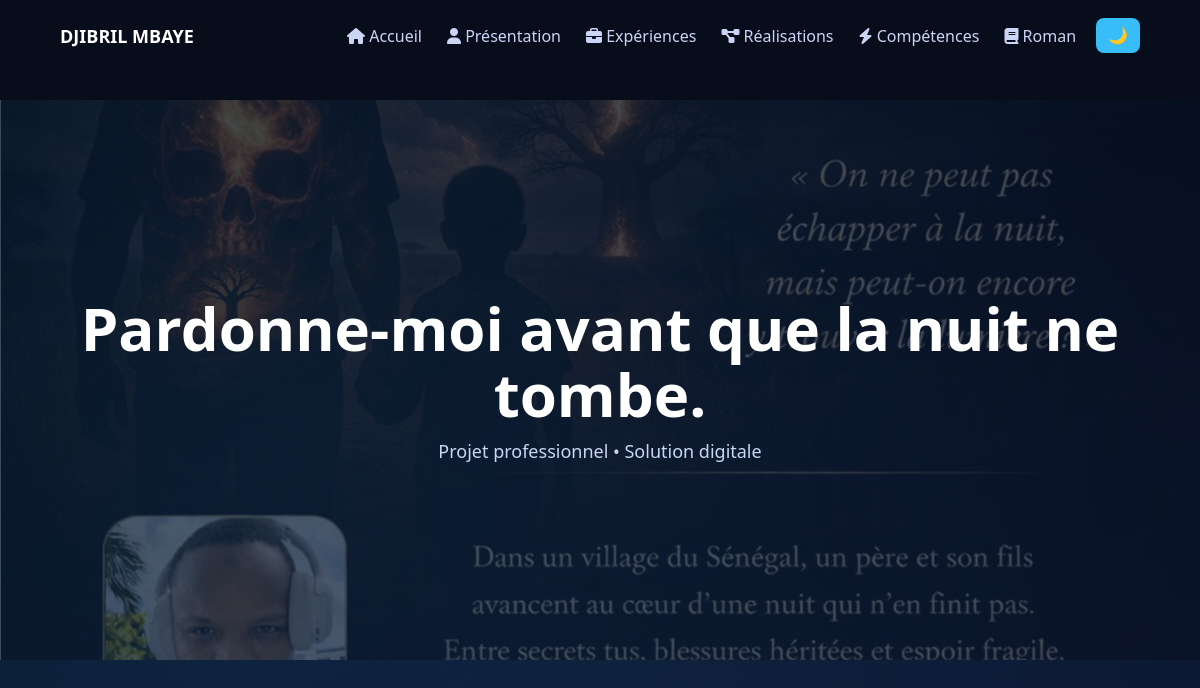
The app's page /project/5/ with its own data.
### core/models.py (models this page shows, shortened)
class Project(models.Model):
    CATEGORY_CHOICES = [
        ('web', 'Web'),
        ('bio', 'Biomédical'),
        ('other', 'Autres'),
    ]
    title = models.CharField(max_length=200)
    description = models.TextField()
    problem = models.TextField(blank=True)
    solution = models.TextField(blank=True)
    results = models.TextField(blank=True)
    technologies = models.TextField(blank=True)
    image = models.ImageField(upload_to='projects/')
    link = models.URLField(blank=True)
    category = models.CharField(
        max_length=20,
        choices=CATEGORY_CHOICES,
        default='web'
    )
    created_at = models.DateTimeField(auto_now_add=True)
    is_active = models.BooleanField(default=True)
    class Meta:
        ordering = ['-created_at']
        verbose_name = "Projet"
        verbose_name_plural = "Projets"

### core/views.py (the view)
# urls.py: path('project/<int:id>/', views.project_detail, name='project_detail'),
def project_detail(request, id):
    project = get_object_or_404(
        Project,
        id=id,
        is_active=True
    )
    return render(request, 'core/project_detail.html', {
        'project': project
    })

### core/templates/core/project_detail.html (shortened to what this page needs)
{% extends 'core/base.html' %}
{% load static %}
{% block content %}
<div class="bg">
    <div class="hero">
        <img src="{{ project.image.url }}" alt="{{ project.title }}">
        <div class="hero-content">
            <h1>{{ project.title }}</h1>
            <p>Projet professionnel • Solution digitale</p>
        </div>
    </div>
    <div class="container">
    </div>
</div>
{% endblock %}

### static/css/style.css (style rules this page uses)
* { margin:0; padding:0; box-sizing:border-box; }
body { overflow-x:hidden; }
.container { width:100%; max-width:1200px; margin:auto; padding:0 20px; }
h1 { font-size:clamp(28px,5vw,64px); line-height:1.2; }
p { font-size:clamp(14px,2vw,18px); line-height:1.6; }
img { max-width:100%; height:auto; display:block; }

### core/templates/core/base.html (style rules this page uses)
* { margin:0; padding:0; box-sizing:border-box; }
:root { --bg:#070d1a; --text:#ffffff; --nav:rgba(2,6,23,0.7); }
body { font-family:'Segoe UI',sans-serif; background:var(--bg); color:var(--text); transition:0.3s; overflow-x:hidden; width:100%; }

### core/templates/core/project_detail.html (style rules this page uses)
.bg { background: radial-gradient(circle at 20% 20%, rgba(56,189,248,0.15), transparent), radial-gradient(circle at 80% 80%, rgba(99,102,241,0.15), transparent), #020617; }
.hero { position:relative; height:70vh; display:flex; align-items:center; justify-content:center; text-align:center; overflow:hidden; }
.hero img { position:absolute; width:100%; height:100%; object-fit:cover; opacity:0.25; }
.hero-content { position:relative; z-index:2; padding:0 20px; }
.hero h1 { font-size:60px; font-weight:900; line-height:1.1; }
.hero p { color:#cbd5f5; margin-top:10px; font-size:18px; }
.container { max-width:1100px; margin:auto; padding:80px 20px; }

### records on screen
Project: image (picture), title "Pardonne-moi avant que la nuit ne tombe."
